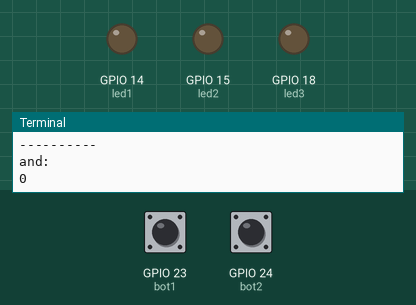
Simulated run of this program. Board: Raspberry Pi (BCM pin numbers). Shown: output pins drawn as LEDs (lit = HIGH), the last lines printed to the terminal. The test bench sets the inputs (shaded band); at power-on: GPIO 23 (bot1) LOW, GPIO 24 (bot2) LOW.

Above: at 1.2 s.
1.3 s: GPIO 23 (bot1) pulled HIGH for 0.15 s
At 1.39 s:
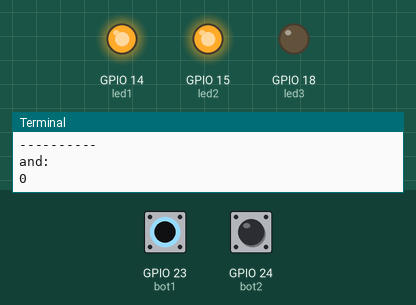
2.9 s: GPIO 23 (bot1) pulled HIGH for 3.2 s
At 6.8 s:
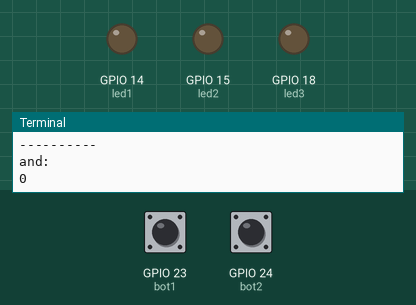
7.6 s: GPIO 24 (bot2) pulled HIGH for 3.2 s
At 8.8 s:
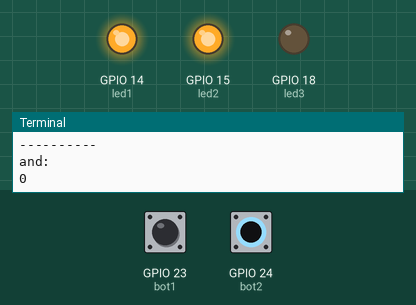
12.3 s: GPIO 23 (bot1) driven HIGH and GPIO 24 (bot2) driven HIGH
At 13.8 s:
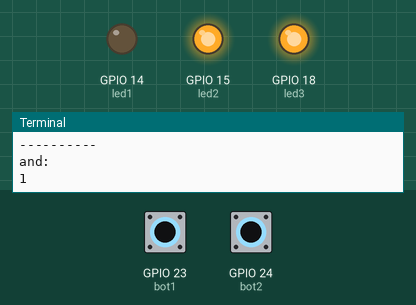
Timing chart, 0 to 14.8 s (numbered marks = the images above; inputs shaded):
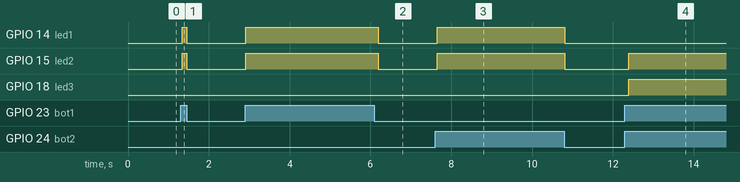

Measured:
- after the input at 1.3 s, GPIO 14 (led1), GPIO 15 (led2): LOW → HIGH at once, → LOW 0.12 s later
- after the input at 2.9 s, GPIO 14 (led1), GPIO 15 (led2): LOW → HIGH at once, → LOW 3.3 s later
- after the input at 7.6 s, GPIO 14 (led1), GPIO 15 (led2): LOW → HIGH after 0.06 s, → LOW 3.2 s later
- after the input at 12.3 s, GPIO 15 (led2), GPIO 18 (led3): LOW → HIGH after 0.09 s

The program:

logic.py
```python
# modulos necessarios
import RPi.GPIO as GPIO
import time
import signal
import sys

# para poder usar os pinos
GPIO.setmode(GPIO.BCM)

# pinos a serem usados
led1 = 14 # xor
led2 = 15 # or
led3 = 18 # and

bot1 = 23
bot2 = 24

# vars logicas
a = False
b = False
c = False

# limpar a GPIO, caso preciso
def limpa(signal, frame):
    GPIO.cleanup()
    sys.exit(0)

signal.signal(signal.SIGINT, limpa)

# define pino como saida
GPIO.setup(bot1, GPIO.IN)
GPIO.setup(bot2, GPIO.IN)

GPIO.setup(led1, GPIO.OUT)
GPIO.setup(led2, GPIO.OUT)
GPIO.setup(led3, GPIO.OUT)

while True:

    a = GPIO.input(bot1)
    b = GPIO.input(bot2)

    print("----------------------------------\nValores: ")
    print(a, b)

    print("----------\nxor: ")
    c = a ^ b
    print(c)
    GPIO.output(led1, c)

    print("----------\nor: ")
    c = a or b
    print(c)
    GPIO.output(led2, c)

    print("----------\nand: ")
    c = a and b
    print(c)
    GPIO.output(led3, c)

    time.sleep(0.12)
```
